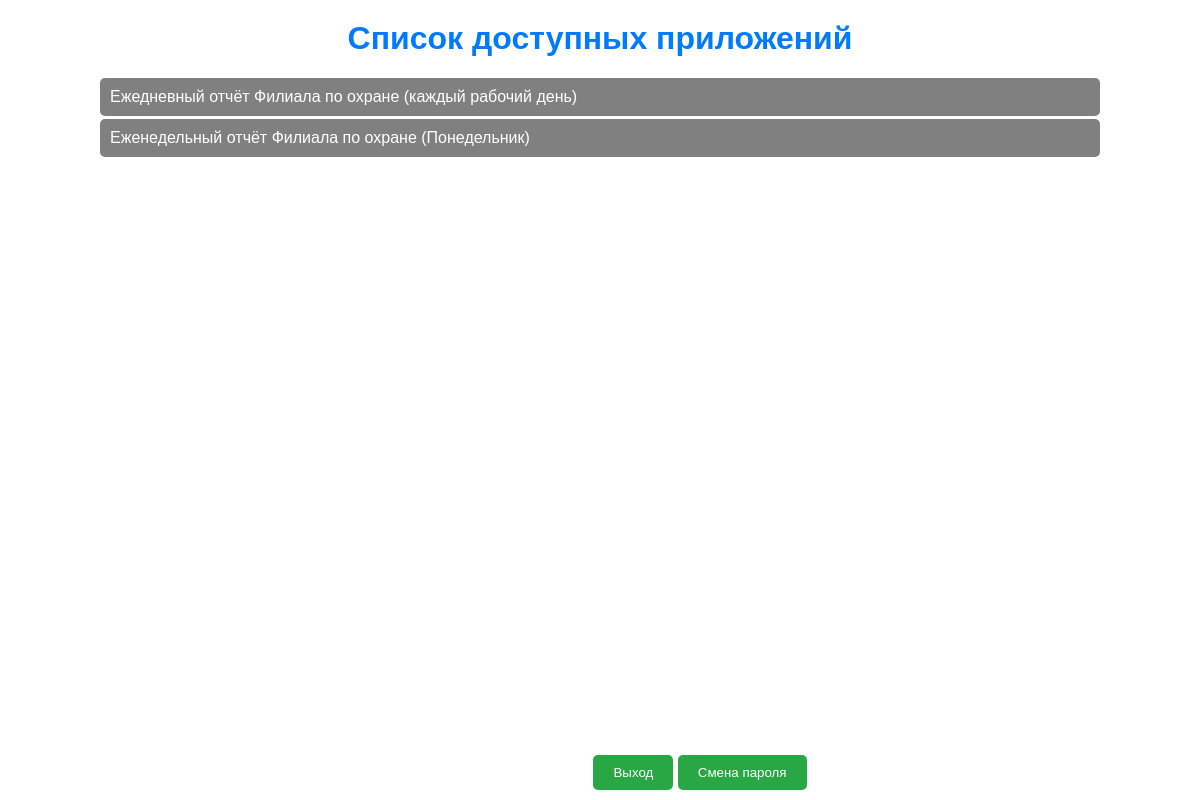
Page /dashboard/ (signed in) on the earlier database version.
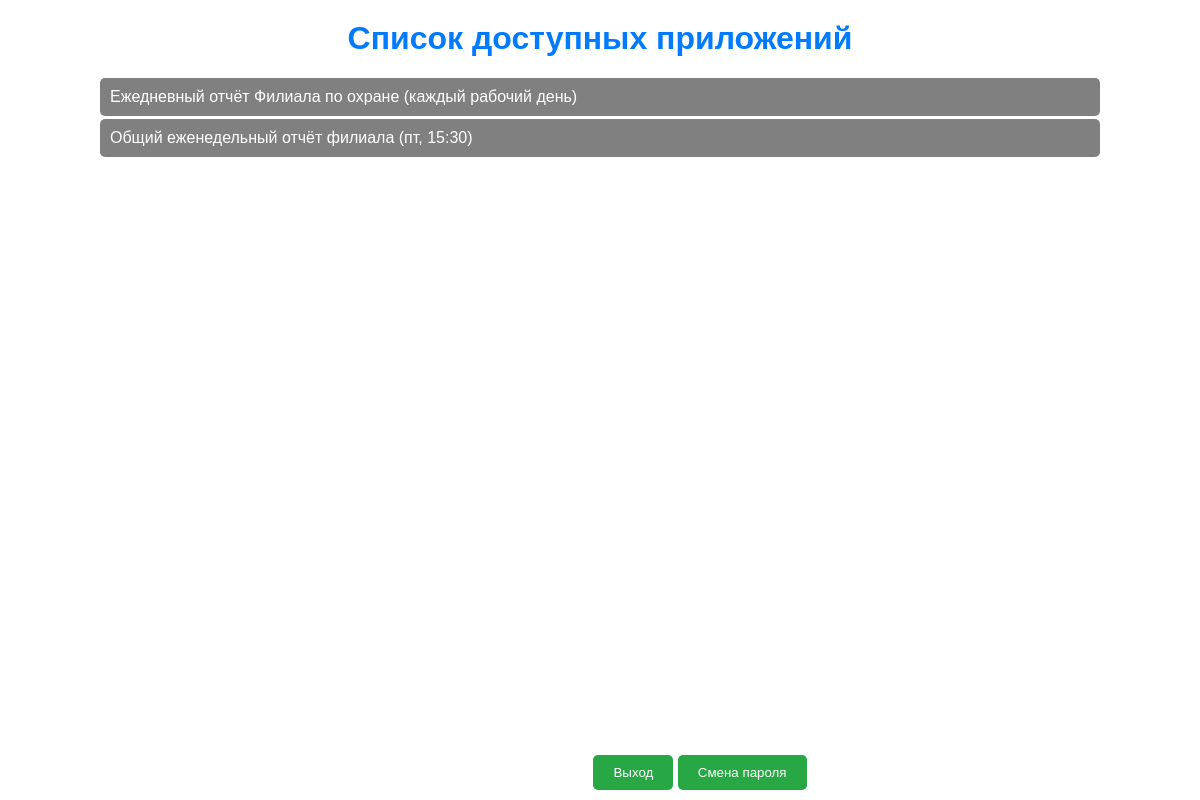
Same page on the later database version.
### dashboard/models.py (models this page shows, shortened)
class App(models.Model):
    name = models.CharField(max_length=100, default='')
    comment = models.CharField(max_length=100, default='')

### dashboard/views.py (the view)
# urls.py: path('', RedirectView.as_view(url=reverse_lazy('dashboard')), name='home'),
@login_required
def dashboard(request):
    user = request.user
    user_apps = UserApp.objects.filter(user=user).first()
    if user_apps:
        apps = user_apps.app.all()
    else:
        apps = []
    context = {
        'apps': apps
    }
    return render(request, 'dashboard/dashboard.html', context)

### dashboard/templates/dashboard/dashboard.html (shortened to what this page needs)
{% load static %}
<!DOCTYPE html>
<html lang="en">
<head>
    <link rel="stylesheet" type="text/css" href="{% static 'css/styles.css' %}">
</head>
<body>
    <div class="container">
        <h1>Список доступных приложений</h1>
        <ul class="report-list">
            {% for app in apps %}
                <li>
                    <a href="/{{app.name}}/" class="action-button">
                        {{ app.comment }}
                    </a>
                </li>
            {% endfor %}
        </ul>
        <div class="actions">
            <a href="{% url 'accounts:custom_logout'  %}">
                <button type="button">Выход</button>
            </a>
                <a href="{% url 'accounts:change_password'  %}">
                    <button type="button">Смена пароля</button>
                </a>
        </div>
    </div>
</body>
</html>

### static/css/styles.css (style rules this page uses)
body { font-family: Arial, sans-serif; margin: 20px; }
h1 { color: #007bff; text-align: center; margin-top: 0; }
.container { width: 90%; max-width: 1000px; margin: 0 auto; }
.login-button, .action-button { background-color: #28a745; color: white; padding: 10px 20px; border: none; border-radius: 5px; cursor: pointer; transition: background-color 0.3s ease; }
.report-list { height: calc(100vh - 260px); overflow-y: auto; list-style-type: none; padding: 0; }
.report-list li { list-style-type: none; margin-bottom: 3px; }
.report-list li a { display: block; padding: 10px; background-color: #808080; color: white; text-decoration: none; border-radius: 5px; }
.actions { position: fixed; bottom: 10px; width: 100%; text-align: center; }
.actions button { background-color: #28a745; color: white; padding: 10px 20px; border: none; border-radius: 5px; cursor: pointer; transition: background-color 0.3s ease; }
.actions a { text-decoration: none; }

Differences in the rows shown:
no longer on this page (row unchanged): App: comment "Еженедельный отчёт Филиала по охране (Понедельник)"
added App: comment "Общий еженедельный отчёт филиала (пт, 15:30)"
